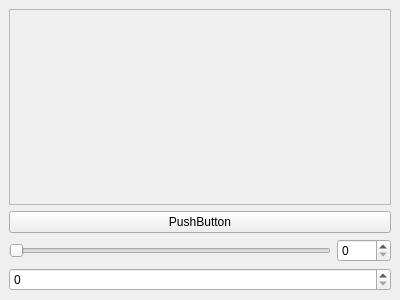
<?xml version="1.0" encoding="UTF-8"?>
<ui version="4.0">
 <class>DebugTestDialog</class>
 <widget class="QMainWindow" name="DebugTestDialog">
  <property name="geometry">
   <rect>
    <x>0</x>
    <y>0</y>
    <width>400</width>
    <height>300</height>
   </rect>
  </property>
  <property name="windowTitle">
   <string>Dialog</string>
  </property>
  <widget class="QWidget" name="centralWidget">
   <layout class="QVBoxLayout" name="verticalLayout" stretch="0,0,0,0">
    <item>
     <widget class="QScrollArea" name="scrollArea">
      <property name="widgetResizable">
       <bool>true</bool>
      </property>
      <widget class="QWidget" name="scrollAreaWidgetContents">
       <property name="geometry">
        <rect>
         <x>0</x>
         <y>0</y>
         <width>380</width>
         <height>179</height>
        </rect>
       </property>
       <layout class="QHBoxLayout" name="horizontalLayout"/>
      </widget>
     </widget>
    </item>
    <item>
     <layout class="QGridLayout" name="imageLayout">
      <item row="0" column="0">
       <widget class="QPushButton" name="pushButton">
        <property name="text">
         <string>PushButton</string>
        </property>
       </widget>
      </item>
     </layout>
    </item>
    <item>
     <layout class="QHBoxLayout" name="horizontalLayout_2">
      <item>
       <widget class="QSlider" name="horizontalSlider">
        <property name="maximum">
         <number>1000</number>
        </property>
        <property name="orientation">
         <enum>Qt::Horizontal</enum>
        </property>
       </widget>
      </item>
      <item>
       <widget class="QSpinBox" name="spinBox">
        <property name="maximum">
         <number>1000</number>
        </property>
       </widget>
      </item>
     </layout>
    </item>
    <item>
     <widget class="QSpinBox" name="spinBox_2">
      <property name="maximum">
       <number>10000</number>
      </property>
     </widget>
    </item>
   </layout>
  </widget>
 </widget>
 <resources/>
 <connections/>
</ui>
